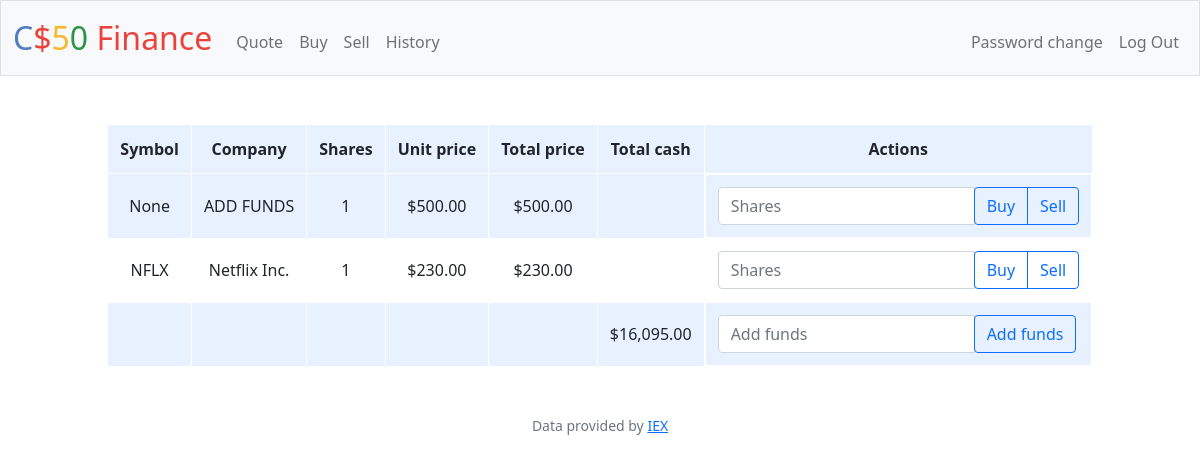
Screenshot of / (signed in) with the database file from the repository.
### tables this page shows
CREATE TABLE 'transactions' ('id' INTEGER PRIMARY KEY AUTOINCREMENT NOT NULL, 'user_id' INTEGER, 'symbol' TEXT, 'shares' INTEGER, 'price' REAL,'grand_total' REAL, 'date' DATETIME, 'company' TEXT);

CREATE TABLE users (id INTEGER PRIMARY KEY AUTOINCREMENT NOT NULL, username TEXT NOT NULL, hash TEXT NOT NULL, cash NUMERIC NOT NULL DEFAULT 10000.00);

### app.py (the view, shortened to what this page needs)
@app.route("/", methods=["GET", "POST"])
@login_required
def index():
    user_id = session["user_id"]
    if request.method == "GET":
        user_stock_db = db.execute(
            "SELECT symbol, company, SUM(shares) AS shares, price, grand_total FROM transactions where user_id = ? and shares != 0 GROUP BY symbol", user_id)
        cash_db = db.execute("SELECT cash FROM users WHERE id = ?", user_id)
        cash = cash_db[0]["cash"]
        return render_template("index.html", index_data=user_stock_db, cash=cash)

### app.py (called while the page is built)
@app.after_request
def after_request(response):
    response.headers["Cache-Control"] = "no-cache, no-store, must-revalidate"
    response.headers["Expires"] = 0
    response.headers["Pragma"] = "no-cache"
    return response

### helpers.py (called while the page is built)
def login_required(f):
    @wraps(f)
    def decorated_function(*args, **kwargs):
        if session.get("user_id") is None:
            return redirect("/login")
        return f(*args, **kwargs)
    return decorated_function

def usd(value):
    return f"${value:,.2f}"

### templates/index.html (shortened to what this page needs)
{% extends "layout.html" %}
{% block main %}
    <table>
        <thead>
            <tr>
                <th>Symbol</th>
                <th>Company</th>
                <th>Shares</th>
                <th>Unit price</th>
                <th>Total price</th>
                <th>Total cash</th>
                <th>Actions</th>
            </tr>
        </thead>
        <tbody>
            {% for row in index_data %}
            {% if row["shares"] != 0 %}
            <tr>
                <td>{{ row["symbol"] }}</td>
                <td>{{ row["company"] }}</td>
                <td>{{ row["shares"] }}</td>
                <td>{{ row["price"] | usd }}</td>
                <td>{{ (row["shares"] * row["price"]) | usd }}</td>
                <td>
                    <td class="action_td">
                        <form action="/" method="post">
                            <div class="input-group">
                                <input type="number" class="form-control" placeholder="Shares" aria-label="Shares" aria-describedby="basic-addon2" name="modify_shares">
                                <div class="btn-group">
                                <button class="btn btn-outline-primary" type="submit" name="action" value="buy">Buy</button>
                                <button class="btn btn-outline-primary" type="submit" name="action" value="sell">Sell</button>
                                </div>
                            </div>
                        </form>
                    </td>
                </td>
            </tr>
            {% endif %}
            {% endfor %}
        </tbody>
        <tfoot>
            <tr>
                <td></td>
                <td></td>
                <td></td>
                <td></td>
                <td></td>
                <td>{{ cash | usd}}</td>
                <td class="action_td">
                    <form action="/" method="post">
                        <div class="input-group">
                            <input type="number" class="form-control" placeholder="Add funds" aria-label="Add funds" aria-describedby="basic-addon2" name="add_funds" step=".01">
                            <div class="input-group-append">
                            <button class="btn btn-outline-primary" type="submit" name="action" value="funds">Add funds</button>
                            </div>
                        </div>
                    </form>
                </td>
            </tr>
        </tfoot>
    </table>
{% endblock %}

### static/styles.css (style rules this page uses)
table { margin-left: auto; margin-right:auto; }
table th, table td { padding: 0.75rem; vertical-align: middle; border: 1px solid white; border-collapse: collapse; }
tr:nth-of-type(odd) { background-color: rgb(179, 208, 255, 0.3) }
.action_td { display: flex; }

### rows the page displays
transactions: symbol "NFLX", company "Netflix Inc.", shares "1", price "$230.00", (row['shares']*row['price'])|usd "$230.00"
users: cash "$16,095.00"

### other values shown
{{ row["symbol"] }} "None"
{{ row["company"] }} "ADD FUNDS"
{{ row["shares"] }} "1"
{{ row["price"] | usd }} "$500.00"
{{ (row["shares"] * row["price"]) | usd }} "$500.00"
